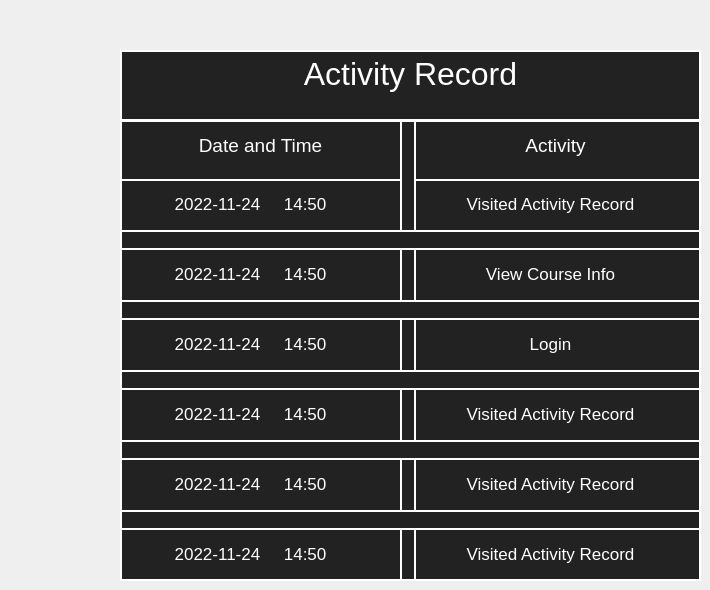
          <widget class="QWidget" name="activity_record">
           <widget class="QFrame" name="frame_2">
            <property name="geometry">
             <rect>
              <x>120</x>
              <y>50</y>
              <width>581</width>
              <height>531</height>
             </rect>
            </property>
            <property name="styleSheet">
             <string notr="true">QFrame{
	background-color: rgb(34, 34, 34);
	color: rgb(255, 255, 255);
	border: 2px solid rgb(255, 255, 255);
}</string>
            </property>
            <property name="frameShape">
             <enum>QFrame::StyledPanel</enum>
            </property>
            <property name="frameShadow">
             <enum>QFrame::Raised</enum>
            </property>
            <widget class="QTextEdit" name="activity_record_text">
             <property name="geometry">
              <rect>
               <x>0</x>
               <y>0</y>
               <width>581</width>
               <height>71</height>
              </rect>
             </property>
             <property name="styleSheet">
              <string notr="true"/>
             </property>
             <property name="html">
              <string>&lt;!DOCTYPE HTML PUBLIC &quot;-//W3C//DTD HTML 4.0//EN&quot; &quot;http://www.w3.org/TR/REC-html40/strict.dtd&quot;&gt;
&lt;html&gt;&lt;head&gt;&lt;meta name=&quot;qrichtext&quot; content=&quot;1&quot; /&gt;&lt;style type=&quot;text/css&quot;&gt;
p, li { white-space: pre-wrap; }
&lt;/style&gt;&lt;/head&gt;&lt;body style=&quot; font-family:'MS Shell Dlg 2'; font-size:7.8pt; font-weight:400; font-style:normal;&quot;&gt;
&lt;p align=&quot;center&quot; style=&quot; margin-top:0px; margin-bottom:0px; margin-left:0px; margin-right:0px; -qt-block-indent:0; text-indent:0px;&quot;&gt;&lt;span style=&quot; font-family:'.Roboto'; font-size:24pt;&quot;&gt;Activity Record&lt;/span&gt;&lt;/p&gt;&lt;/body&gt;&lt;/html&gt;</string>
             </property>
            </widget>
            <widget class="Line" name="line">
             <property name="geometry">
              <rect>
               <x>280</x>
               <y>70</y>
               <width>16</width>
               <height>461</height>
              </rect>
             </property>
             <property name="orientation">
              <enum>Qt::Vertical</enum>
             </property>
            </widget>
            <widget class="QTextEdit" name="date_and_time">
             <property name="geometry">
              <rect>
               <x>40</x>
               <y>80</y>
               <width>201</width>
               <height>41</height>
              </rect>
             </property>
             <property name="styleSheet">
              <string notr="true">QFrame{
	border: none;
}</string>
             </property>
             <property name="html">
              <string>&lt;!DOCTYPE HTML PUBLIC &quot;-//W3C//DTD HTML 4.0//EN&quot; &quot;http://www.w3.org/TR/REC-html40/strict.dtd&quot;&gt;
&lt;html&gt;&lt;head&gt;&lt;meta name=&quot;qrichtext&quot; content=&quot;1&quot; /&gt;&lt;style type=&quot;text/css&quot;&gt;
p, li { white-space: pre-wrap; }
&lt;/style&gt;&lt;/head&gt;&lt;body style=&quot; font-family:'MS Shell Dlg 2'; font-size:7.8pt; font-weight:400; font-style:normal;&quot;&gt;
&lt;p align=&quot;center&quot; style=&quot; margin-top:0px; margin-bottom:0px; margin-left:0px; margin-right:0px; -qt-block-indent:0; text-indent:0px;&quot;&gt;&lt;span style=&quot; font-family:'.Roboto'; font-size:14pt;&quot;&gt;Date and Time&lt;/span&gt;&lt;/p&gt;&lt;/body&gt;&lt;/html&gt;</string>
             </property>
            </widget>
            <widget class="QTextEdit" name="activity">
             <property name="geometry">
              <rect>
               <x>340</x>
               <y>80</y>
               <width>191</width>
               <height>41</height>
              </rect>
             </property>
             <property name="styleSheet">
              <string notr="true">QFrame{
	border: none;
}</string>
             </property>
             <property name="html">
              <string>&lt;!DOCTYPE HTML PUBLIC &quot;-//W3C//DTD HTML 4.0//EN&quot; &quot;http://www.w3.org/TR/REC-html40/strict.dtd&quot;&gt;
&lt;html&gt;&lt;head&gt;&lt;meta name=&quot;qrichtext&quot; content=&quot;1&quot; /&gt;&lt;style type=&quot;text/css&quot;&gt;
p, li { white-space: pre-wrap; }
&lt;/style&gt;&lt;/head&gt;&lt;body style=&quot; font-family:'MS Shell Dlg 2'; font-size:7.8pt; font-weight:400; font-style:normal;&quot;&gt;
&lt;p align=&quot;center&quot; style=&quot; margin-top:0px; margin-bottom:0px; margin-left:0px; margin-right:0px; -qt-block-indent:0; text-indent:0px;&quot;&gt;&lt;span style=&quot; font-family:'.Roboto'; font-size:14pt;&quot;&gt;Activity&lt;/span&gt;&lt;/p&gt;&lt;/body&gt;&lt;/html&gt;</string>
             </property>
            </widget>
            <widget class="Line" name="line_2">
             <property name="geometry">
              <rect>
               <x>0</x>
               <y>70</y>
               <width>581</width>
               <height>61</height>
              </rect>
             </property>
             <property name="orientation">
              <enum>Qt::Horizontal</enum>
             </property>
            </widget>
            <widget class="Line" name="line_3">
             <property name="geometry">
              <rect>
               <x>0</x>
               <y>180</y>
               <width>581</width>
               <height>20</height>
              </rect>
             </property>
             <property name="orientation">
              <enum>Qt::Horizontal</enum>
             </property>
            </widget>
            <widget class="Line" name="line_4">
             <property name="geometry">
              <rect>
               <x>0</x>
               <y>250</y>
               <width>581</width>
               <height>20</height>
              </rect>
             </property>
             <property name="orientation">
              <enum>Qt::Horizontal</enum>
             </property>
            </widget>
            <widget class="Line" name="line_5">
             <property name="geometry">
              <rect>
               <x>0</x>
               <y>320</y>
               <width>581</width>
               <height>20</height>
              </rect>
             </property>
             <property name="orientation">
              <enum>Qt::Horizontal</enum>
             </property>
            </widget>
            <widget class="Line" name="line_6">
             <property name="geometry">
              <rect>
               <x>0</x>
               <y>390</y>
               <width>581</width>
               <height>20</height>
              </rect>
             </property>
             <property name="orientation">
              <enum>Qt::Horizontal</enum>
             </property>
            </widget>
            <widget class="Line" name="line_7">
             <property name="geometry">
              <rect>
               <x>0</x>
               <y>460</y>
               <width>581</width>
               <height>20</height>
              </rect>
             </property>
             <property name="orientation">
              <enum>Qt::Horizontal</enum>
             </property>
            </widget>
            <widget class="QTextEdit" name="date_0">
             <property name="geometry">
              <rect>
               <x>10</x>
               <y>140</y>
               <width>241</width>
               <height>31</height>
              </rect>
             </property>
             <property name="styleSheet">
              <string notr="true">QFrame{
	border: none;
}</string>
             </property>
             <property name="verticalScrollBarPolicy">
              <enum>Qt::ScrollBarAlwaysOff</enum>
             </property>
             <property name="html">
              <string>&lt;!DOCTYPE HTML PUBLIC &quot;-//W3C//DTD HTML 4.0//EN&quot; &quot;http://www.w3.org/TR/REC-html40/strict.dtd&quot;&gt;
&lt;html&gt;&lt;head&gt;&lt;meta name=&quot;qrichtext&quot; content=&quot;1&quot; /&gt;&lt;style type=&quot;text/css&quot;&gt;
p, li { white-space: pre-wrap; }
&lt;/style&gt;&lt;/head&gt;&lt;body style=&quot; font-family:'MS Shell Dlg 2'; font-size:7.8pt; font-weight:400; font-style:normal;&quot;&gt;
&lt;p align=&quot;center&quot; style=&quot; margin-top:0px; margin-bottom:0px; margin-left:0px; margin-right:0px; -qt-block-indent:0; text-indent:0px;&quot;&gt;&lt;span style=&quot; font-family:'.Roboto'; font-size:13pt;&quot;&gt;2022-11-24     14:50&lt;/span&gt;&lt;/p&gt;&lt;/body&gt;&lt;/html&gt;</string>
             </property>
            </widget>
            <widget class="QTextEdit" name="date_1">
             <property name="geometry">
              <rect>
               <x>10</x>
               <y>210</y>
               <width>241</width>
               <height>31</height>
              </rect>
             </property>
             <property name="styleSheet">
              <string notr="true">QFrame{
	border: none;
}</string>
             </property>
             <property name="verticalScrollBarPolicy">
              <enum>Qt::ScrollBarAlwaysOff</enum>
             </property>
             <property name="html">
              <string>&lt;!DOCTYPE HTML PUBLIC &quot;-//W3C//DTD HTML 4.0//EN&quot; &quot;http://www.w3.org/TR/REC-html40/strict.dtd&quot;&gt;
&lt;html&gt;&lt;head&gt;&lt;meta name=&quot;qrichtext&quot; content=&quot;1&quot; /&gt;&lt;style type=&quot;text/css&quot;&gt;
p, li { white-space: pre-wrap; }
&lt;/style&gt;&lt;/head&gt;&lt;body style=&quot; font-family:'MS Shell Dlg 2'; font-size:7.8pt; font-weight:400; font-style:normal;&quot;&gt;
&lt;p align=&quot;center&quot; style=&quot; margin-top:0px; margin-bottom:0px; margin-left:0px; margin-right:0px; -qt-block-indent:0; text-indent:0px;&quot;&gt;&lt;span style=&quot; font-family:'.Roboto'; font-size:13pt;&quot;&gt;2022-11-24     14:50&lt;/span&gt;&lt;/p&gt;&lt;/body&gt;&lt;/html&gt;</string>
             </property>
            </widget>
            <widget class="QTextEdit" name="date_2">
             <property name="geometry">
              <rect>
               <x>10</x>
               <y>280</y>
               <width>241</width>
               <height>31</height>
              </rect>
             </property>
             <property name="styleSheet">
              <string notr="true">QFrame{
	border: none;
}</string>
             </property>
             <property name="verticalScrollBarPolicy">
              <enum>Qt::ScrollBarAlwaysOff</enum>
             </property>
             <property name="html">
              <string>&lt;!DOCTYPE HTML PUBLIC &quot;-//W3C//DTD HTML 4.0//EN&quot; &quot;http://www.w3.org/TR/REC-html40/strict.dtd&quot;&gt;
&lt;html&gt;&lt;head&gt;&lt;meta name=&quot;qrichtext&quot; content=&quot;1&quot; /&gt;&lt;style type=&quot;text/css&quot;&gt;
p, li { white-space: pre-wrap; }
&lt;/style&gt;&lt;/head&gt;&lt;body style=&quot; font-family:'MS Shell Dlg 2'; font-size:7.8pt; font-weight:400; font-style:normal;&quot;&gt;
&lt;p align=&quot;center&quot; style=&quot; margin-top:0px; margin-bottom:0px; margin-left:0px; margin-right:0px; -qt-block-indent:0; text-indent:0px;&quot;&gt;&lt;span style=&quot; font-family:'.Roboto'; font-size:13pt;&quot;&gt;2022-11-24     14:50&lt;/span&gt;&lt;/p&gt;&lt;/body&gt;&lt;/html&gt;</string>
             </property>
            </widget>
            <widget class="QTextEdit" name="date_3">
             <property name="geometry">
              <rect>
               <x>10</x>
               <y>350</y>
               <width>241</width>
               <height>31</height>
              </rect>
             </property>
             <property name="styleSheet">
              <string notr="true">QFrame{
	border: none;
}</string>
             </property>
             <property name="verticalScrollBarPolicy">
              <enum>Qt::ScrollBarAlwaysOff</enum>
             </property>
             <property name="html">
              <string>&lt;!DOCTYPE HTML PUBLIC &quot;-//W3C//DTD HTML 4.0//EN&quot; &quot;http://www.w3.org/TR/REC-html40/strict.dtd&quot;&gt;
&lt;html&gt;&lt;head&gt;&lt;meta name=&quot;qrichtext&quot; content=&quot;1&quot; /&gt;&lt;style type=&quot;text/css&quot;&gt;
p, li { white-space: pre-wrap; }
&lt;/style&gt;&lt;/head&gt;&lt;body style=&quot; font-family:'MS Shell Dlg 2'; font-size:7.8pt; font-weight:400; font-style:normal;&quot;&gt;
&lt;p align=&quot;center&quot; style=&quot; margin-top:0px; margin-bottom:0px; margin-left:0px; margin-right:0px; -qt-block-indent:0; text-indent:0px;&quot;&gt;&lt;span style=&quot; font-family:'.Roboto'; font-size:13pt;&quot;&gt;2022-11-24     14:50&lt;/span&gt;&lt;/p&gt;&lt;/body&gt;&lt;/html&gt;</string>
             </property>
            </widget>
            <widget class="QTextEdit" name="date_4">
             <property name="geometry">
              <rect>
               <x>10</x>
               <y>420</y>
               <width>241</width>
               <height>31</height>
              </rect>
             </property>
             <property name="styleSheet">
              <string notr="true">QFrame{
	border: none;
}</string>
             </property>
             <property name="verticalScrollBarPolicy">
              <enum>Qt::ScrollBarAlwaysOff</enum>
             </property>
             <property name="html">
              <string>&lt;!DOCTYPE HTML PUBLIC &quot;-//W3C//DTD HTML 4.0//EN&quot; &quot;http://www.w3.org/TR/REC-html40/strict.dtd&quot;&gt;
&lt;html&gt;&lt;head&gt;&lt;meta name=&quot;qrichtext&quot; content=&quot;1&quot; /&gt;&lt;style type=&quot;text/css&quot;&gt;
p, li { white-space: pre-wrap; }
&lt;/style&gt;&lt;/head&gt;&lt;body style=&quot; font-family:'MS Shell Dlg 2'; font-size:7.8pt; font-weight:400; font-style:normal;&quot;&gt;
&lt;p align=&quot;center&quot; style=&quot; margin-top:0px; margin-bottom:0px; margin-left:0px; margin-right:0px; -qt-block-indent:0; text-indent:0px;&quot;&gt;&lt;span style=&quot; font-family:'.Roboto'; font-size:13pt;&quot;&gt;2022-11-24     14:50&lt;/span&gt;&lt;/p&gt;&lt;/body&gt;&lt;/html&gt;</string>
             </property>
            </widget>
            <widget class="QTextEdit" name="date_5">
             <property name="geometry">
              <rect>
               <x>10</x>
               <y>490</y>
               <width>241</width>
               <height>31</height>
              </rect>
             </property>
             <property name="styleSheet">
              <string notr="true">QFrame{
	border: none;
}</string>
             </property>
             <property name="verticalScrollBarPolicy">
              <enum>Qt::ScrollBarAlwaysOff</enum>
             </property>
             <property name="html">
              <string>&lt;!DOCTYPE HTML PUBLIC &quot;-//W3C//DTD HTML 4.0//EN&quot; &quot;http://www.w3.org/TR/REC-html40/strict.dtd&quot;&gt;
&lt;html&gt;&lt;head&gt;&lt;meta name=&quot;qrichtext&quot; content=&quot;1&quot; /&gt;&lt;style type=&quot;text/css&quot;&gt;
p, li { white-space: pre-wrap; }
&lt;/style&gt;&lt;/head&gt;&lt;body style=&quot; font-family:'MS Shell Dlg 2'; font-size:7.8pt; font-weight:400; font-style:normal;&quot;&gt;
&lt;p align=&quot;center&quot; style=&quot; margin-top:0px; margin-bottom:0px; margin-left:0px; margin-right:0px; -qt-block-indent:0; text-indent:0px;&quot;&gt;&lt;span style=&quot; font-family:'.Roboto'; font-size:13pt;&quot;&gt;2022-11-24     14:50&lt;/span&gt;&lt;/p&gt;&lt;/body&gt;&lt;/html&gt;</string>
             </property>
            </widget>
            <widget class="QTextEdit" name="activity_0">
             <property name="geometry">
              <rect>
               <x>310</x>
               <y>140</y>
               <width>241</width>
               <height>31</height>
              </rect>
             </property>
             <property name="styleSheet">
              <string notr="true">QFrame{
	border: none;
}</string>
             </property>
             <property name="verticalScrollBarPolicy">
              <enum>Qt::ScrollBarAlwaysOff</enum>
             </property>
             <property name="html">
              <string>&lt;!DOCTYPE HTML PUBLIC &quot;-//W3C//DTD HTML 4.0//EN&quot; &quot;http://www.w3.org/TR/REC-html40/strict.dtd&quot;&gt;
&lt;html&gt;&lt;head&gt;&lt;meta name=&quot;qrichtext&quot; content=&quot;1&quot; /&gt;&lt;style type=&quot;text/css&quot;&gt;
p, li { white-space: pre-wrap; }
&lt;/style&gt;&lt;/head&gt;&lt;body style=&quot; font-family:'MS Shell Dlg 2'; font-size:7.8pt; font-weight:400; font-style:normal;&quot;&gt;
&lt;p align=&quot;center&quot; style=&quot; margin-top:0px; margin-bottom:0px; margin-left:0px; margin-right:0px; -qt-block-indent:0; text-indent:0px;&quot;&gt;&lt;span style=&quot; font-family:'.Roboto'; font-size:13pt;&quot;&gt;Visited Activity Record&lt;/span&gt;&lt;/p&gt;&lt;/body&gt;&lt;/html&gt;</string>
             </property>
            </widget>
            <widget class="QTextEdit" name="activity_1">
             <property name="geometry">
              <rect>
               <x>310</x>
               <y>210</y>
               <width>241</width>
               <height>31</height>
              </rect>
             </property>
             <property name="styleSheet">
              <string notr="true">QFrame{
	border: none;
}</string>
             </property>
             <property name="verticalScrollBarPolicy">
              <enum>Qt::ScrollBarAlwaysOff</enum>
             </property>
             <property name="html">
              <string>&lt;!DOCTYPE HTML PUBLIC &quot;-//W3C//DTD HTML 4.0//EN&quot; &quot;http://www.w3.org/TR/REC-html40/strict.dtd&quot;&gt;
&lt;html&gt;&lt;head&gt;&lt;meta name=&quot;qrichtext&quot; content=&quot;1&quot; /&gt;&lt;style type=&quot;text/css&quot;&gt;
p, li { white-space: pre-wrap; }
&lt;/style&gt;&lt;/head&gt;&lt;body style=&quot; font-family:'MS Shell Dlg 2'; font-size:7.8pt; font-weight:400; font-style:normal;&quot;&gt;
&lt;p align=&quot;center&quot; style=&quot; margin-top:0px; margin-bottom:0px; margin-left:0px; margin-right:0px; -qt-block-indent:0; text-indent:0px;&quot;&gt;&lt;span style=&quot; font-family:'.Roboto'; font-size:13pt;&quot;&gt;View Course Info&lt;/span&gt;&lt;/p&gt;&lt;/body&gt;&lt;/html&gt;</string>
             </property>
            </widget>
            <widget class="QTextEdit" name="activity_2">
             <property name="geometry">
              <rect>
               <x>310</x>
               <y>280</y>
               <width>241</width>
               <height>31</height>
              </rect>
             </property>
             <property name="styleSheet">
              <string notr="true">QFrame{
	border: none;
}</string>
             </property>
             <property name="verticalScrollBarPolicy">
              <enum>Qt::ScrollBarAlwaysOff</enum>
             </property>
             <property name="html">
              <string>&lt;!DOCTYPE HTML PUBLIC &quot;-//W3C//DTD HTML 4.0//EN&quot; &quot;http://www.w3.org/TR/REC-html40/strict.dtd&quot;&gt;
&lt;html&gt;&lt;head&gt;&lt;meta name=&quot;qrichtext&quot; content=&quot;1&quot; /&gt;&lt;style type=&quot;text/css&quot;&gt;
p, li { white-space: pre-wrap; }
&lt;/style&gt;&lt;/head&gt;&lt;body style=&quot; font-family:'MS Shell Dlg 2'; font-size:7.8pt; font-weight:400; font-style:normal;&quot;&gt;
&lt;p align=&quot;center&quot; style=&quot; margin-top:0px; margin-bottom:0px; margin-left:0px; margin-right:0px; -qt-block-indent:0; text-indent:0px;&quot;&gt;&lt;span style=&quot; font-family:'.Roboto'; font-size:13pt;&quot;&gt;Login&lt;/span&gt;&lt;/p&gt;&lt;/body&gt;&lt;/html&gt;</string>
             </property>
            </widget>
            <widget class="QTextEdit" name="activity_3">
             <property name="geometry">
              <rect>
               <x>310</x>
               <y>350</y>
               <width>241</width>
               <height>31</height>
              </rect>
             </property>
             <property name="styleSheet">
              <string notr="true">QFrame{
	border: none;
}</string>
             </property>
             <property name="verticalScrollBarPolicy">
              <enum>Qt::ScrollBarAlwaysOff</enum>
             </property>
             <property name="html">
              <string>&lt;!DOCTYPE HTML PUBLIC &quot;-//W3C//DTD HTML 4.0//EN&quot; &quot;http://www.w3.org/TR/REC-html40/strict.dtd&quot;&gt;
&lt;html&gt;&lt;head&gt;&lt;meta name=&quot;qrichtext&quot; content=&quot;1&quot; /&gt;&lt;style type=&quot;text/css&quot;&gt;
p, li { white-space: pre-wrap; }
&lt;/style&gt;&lt;/head&gt;&lt;body style=&quot; font-family:'MS Shell Dlg 2'; font-size:7.8pt; font-weight:400; font-style:normal;&quot;&gt;
&lt;p align=&quot;center&quot; style=&quot; margin-top:0px; margin-bottom:0px; margin-left:0px; margin-right:0px; -qt-block-indent:0; text-indent:0px;&quot;&gt;&lt;span style=&quot; font-family:'.Roboto'; font-size:13pt;&quot;&gt;Visited Activity Record&lt;/span&gt;&lt;/p&gt;&lt;/body&gt;&lt;/html&gt;</string>
             </property>
            </widget>
            <widget class="QTextEdit" name="activity_4">
             <property name="geometry">
              <rect>
               <x>310</x>
               <y>420</y>
               <width>241</width>
               <height>31</height>
              </rect>
             </property>
             <property name="styleSheet">
              <string notr="true">QFrame{
	border: none;
}</string>
             </property>
             <property name="verticalScrollBarPolicy">
              <enum>Qt::ScrollBarAlwaysOff</enum>
             </property>
             <property name="html">
              <string>&lt;!DOCTYPE HTML PUBLIC &quot;-//W3C//DTD HTML 4.0//EN&quot; &quot;http://www.w3.org/TR/REC-html40/strict.dtd&quot;&gt;
&lt;html&gt;&lt;head&gt;&lt;meta name=&quot;qrichtext&quot; content=&quot;1&quot; /&gt;&lt;style type=&quot;text/css&quot;&gt;
p, li { white-space: pre-wrap; }
&lt;/style&gt;&lt;/head&gt;&lt;body style=&quot; font-family:'MS Shell Dlg 2'; font-size:7.8pt; font-weight:400; font-style:normal;&quot;&gt;
&lt;p align=&quot;center&quot; style=&quot; margin-top:0px; margin-bottom:0px; margin-left:0px; margin-right:0px; -qt-block-indent:0; text-indent:0px;&quot;&gt;&lt;span style=&quot; font-family:'.Roboto'; font-size:13pt;&quot;&gt;Visited Activity Record&lt;/span&gt;&lt;/p&gt;&lt;/body&gt;&lt;/html&gt;</string>
             </property>
            </widget>
            <widget class="QTextEdit" name="activity_5">
             <property name="geometry">
              <rect>
               <x>310</x>
               <y>490</y>
               <width>241</width>
               <height>31</height>
              </rect>
             </property>
             <property name="styleSheet">
              <string notr="true">QFrame{
	border: none;
}</string>
             </property>
             <property name="verticalScrollBarPolicy">
              <enum>Qt::ScrollBarAlwaysOff</enum>
             </property>
             <property name="html">
              <string>&lt;!DOCTYPE HTML PUBLIC &quot;-//W3C//DTD HTML 4.0//EN&quot; &quot;http://www.w3.org/TR/REC-html40/strict.dtd&quot;&gt;
&lt;html&gt;&lt;head&gt;&lt;meta name=&quot;qrichtext&quot; content=&quot;1&quot; /&gt;&lt;style type=&quot;text/css&quot;&gt;
p, li { white-space: pre-wrap; }
&lt;/style&gt;&lt;/head&gt;&lt;body style=&quot; font-family:'MS Shell Dlg 2'; font-size:7.8pt; font-weight:400; font-style:normal;&quot;&gt;
&lt;p align=&quot;center&quot; style=&quot; margin-top:0px; margin-bottom:0px; margin-left:0px; margin-right:0px; -qt-block-indent:0; text-indent:0px;&quot;&gt;&lt;span style=&quot; font-family:'.Roboto'; font-size:13pt;&quot;&gt;Visited Activity Record&lt;/span&gt;&lt;/p&gt;&lt;/body&gt;&lt;/html&gt;</string>
             </property>
            </widget>
            <zorder>line_2</zorder>
            <zorder>activity_record_text</zorder>
            <zorder>line</zorder>
            <zorder>date_and_time</zorder>
            <zorder>activity</zorder>
            <zorder>line_3</zorder>
            <zorder>line_4</zorder>
            <zorder>line_5</zorder>
            <zorder>line_6</zorder>
            <zorder>line_7</zorder>
            <zorder>date_0</zorder>
            <zorder>date_1</zorder>
            <zorder>date_2</zorder>
            <zorder>date_3</zorder>
            <zorder>date_4</zorder>
            <zorder>date_5</zorder>
            <zorder>activity_0</zorder>
            <zorder>activity_1</zorder>
            <zorder>activity_2</zorder>
            <zorder>activity_3</zorder>
            <zorder>activity_4</zorder>
            <zorder>activity_5</zorder>
           </widget>
          </widget>
